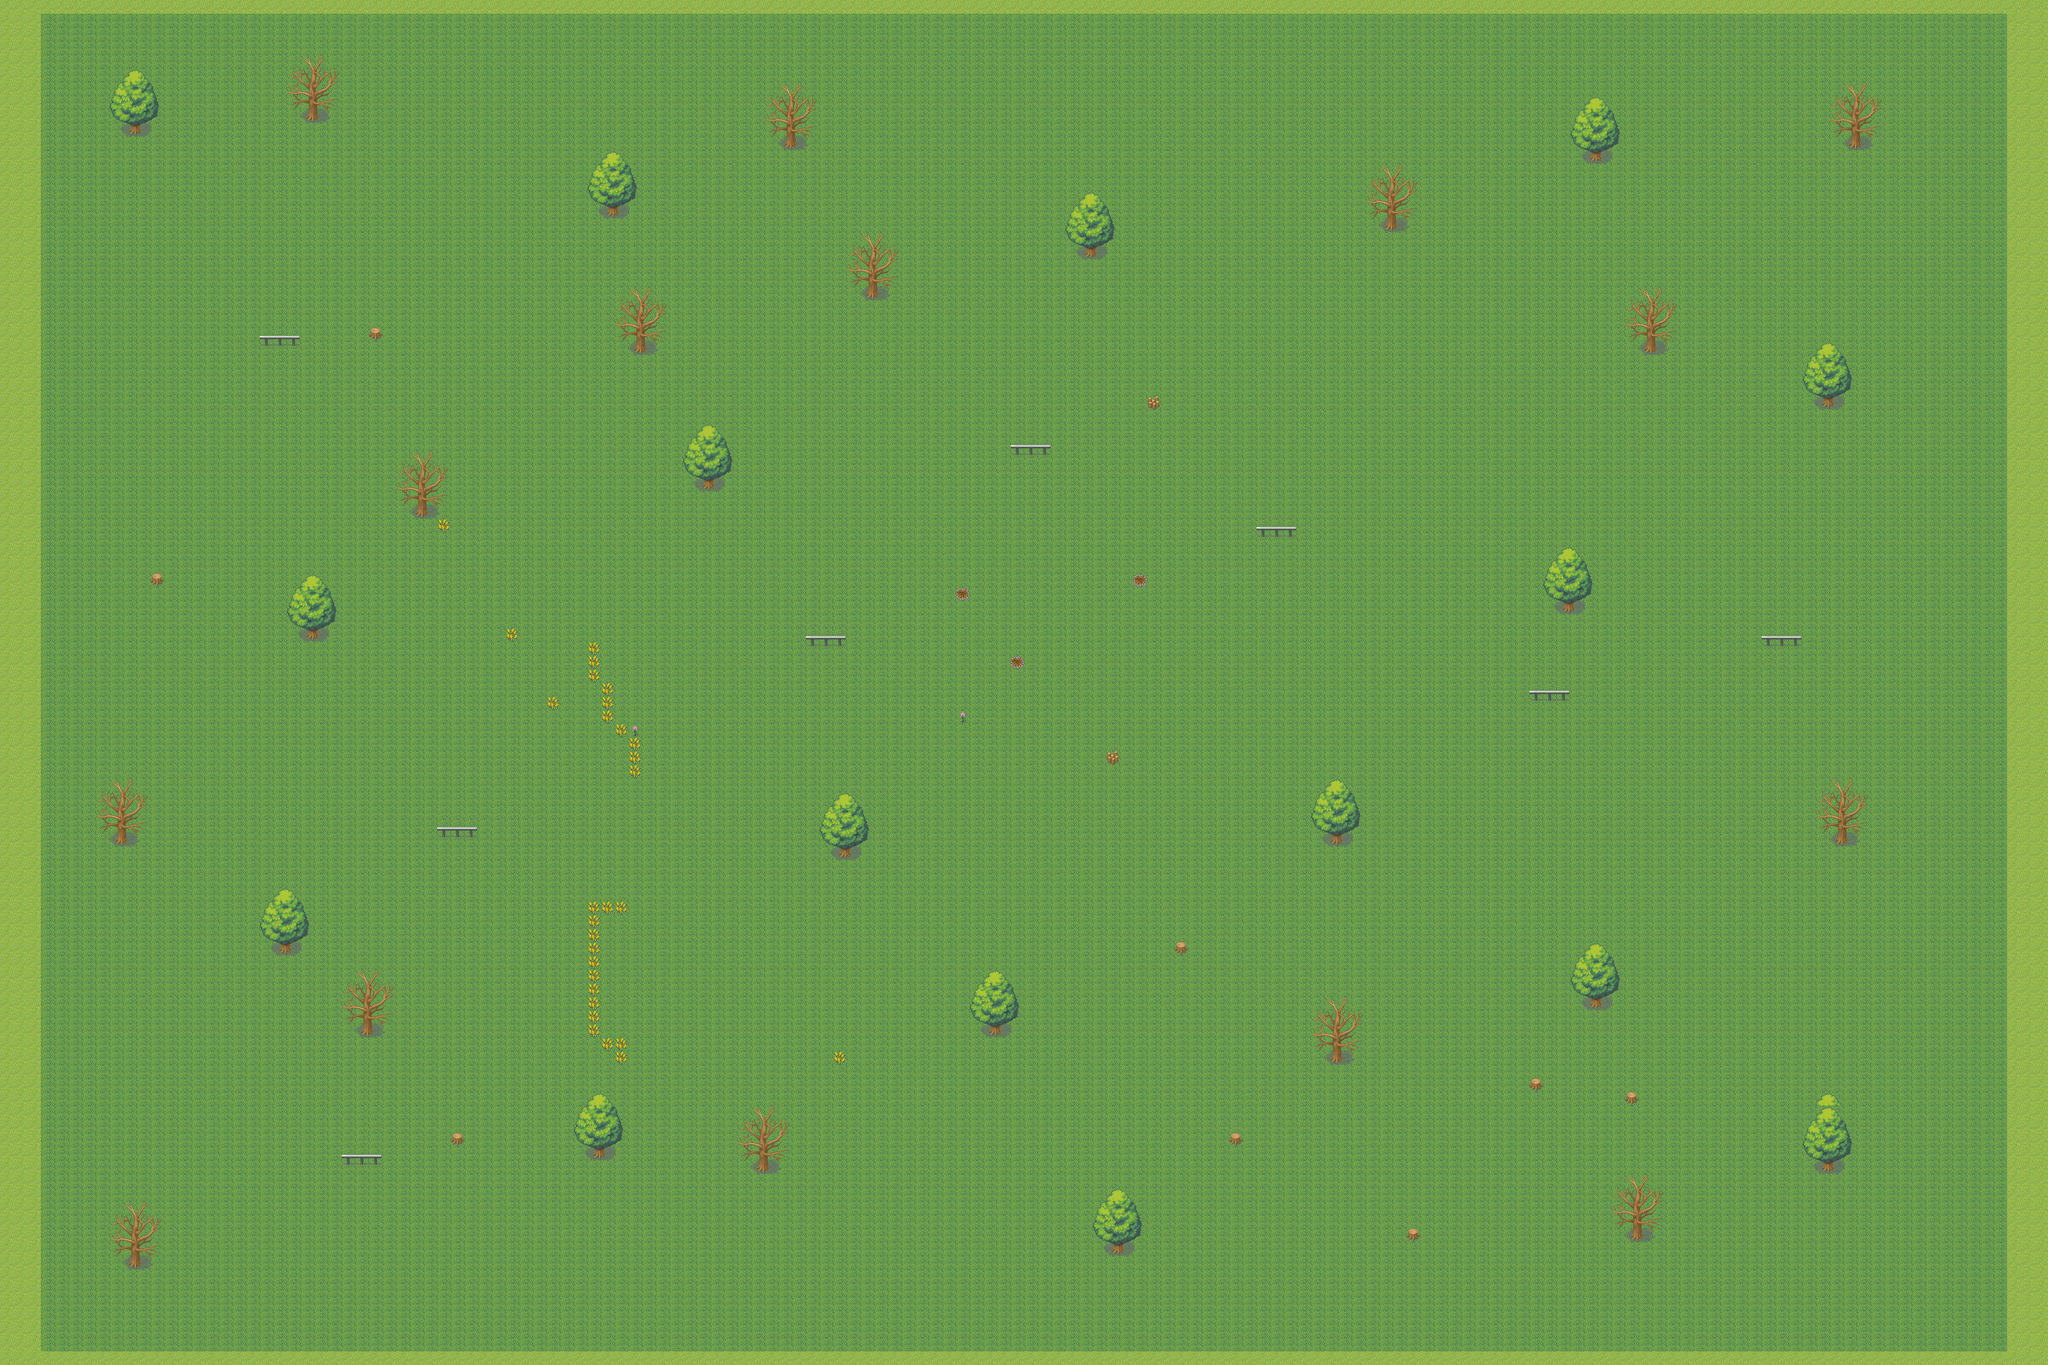

Rendered tile map (Tiled .tmx) drawn with the repository's tilesets; below, a short description and the map source with its tile grids summarised:
An orthogonal 150x100 tile map with 32x32 px tiles, 2 tile layers (块层 1, 块层 2).

<map version="1.2" tiledversion="1.2.0" orientation="orthogonal" renderorder="right-down" width="150" height="100" tilewidth="32" tileheight="32" infinite="0" nextlayerid="3" nextobjectid="1">
 <tileset firstgid="1" source="ground_tiles.tsx" />
 <layer id="1" name="块层 1" width="150" height="100">
  <data>[15000 cells, 15000 non-empty, 2 distinct tile ids]</data>
 </layer>
 <layer id="2" name="块层 2" width="150" height="100">
  <data>[15000 cells, 716 non-empty, 51 distinct tile ids]</data>
 </layer>
</map>